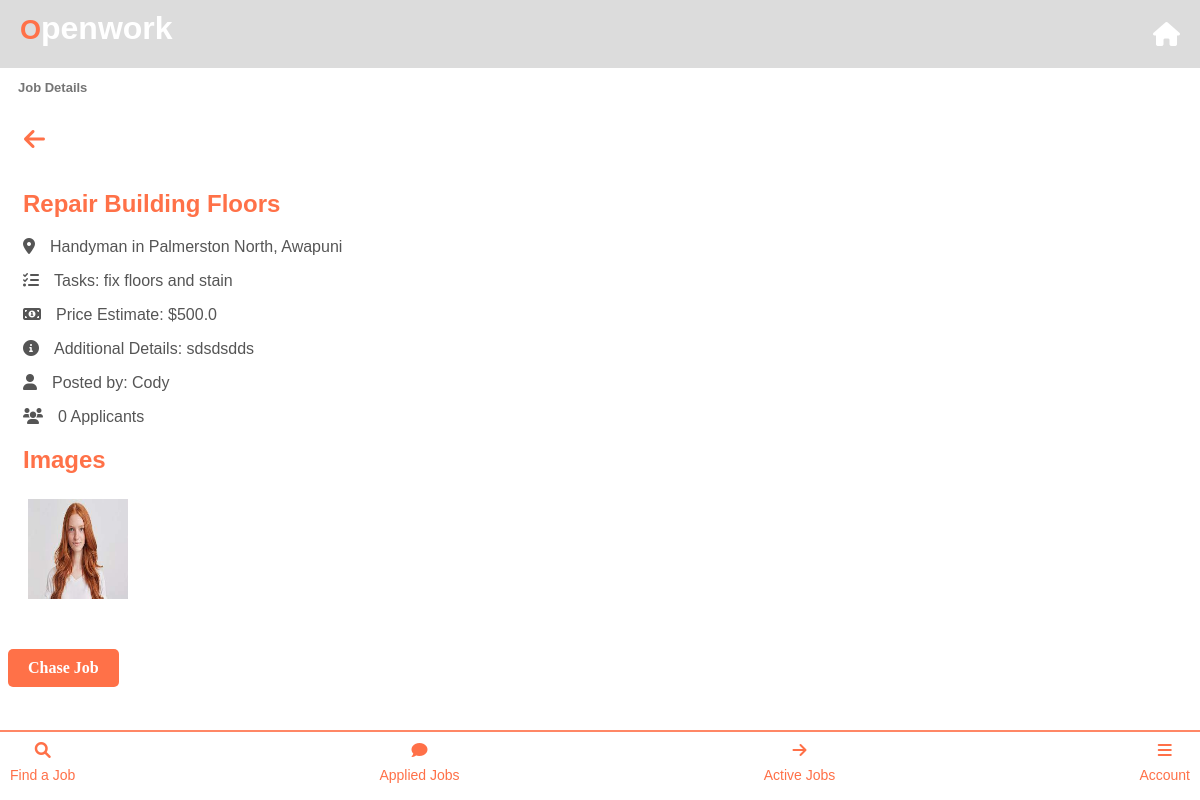
Screenshot of /display_jobs/1 (signed in) with the database file from the repository.
### app.py (models this page shows)
class Job(db.Model):
    id = db.Column(db.Integer, primary_key=True)
    job_name = db.Column(db.String(100), nullable=False)
    job_category = db.Column(db.String(100), nullable=False)
    location = db.Column(db.String(100), nullable=True)  # Add location column here
    city = db.Column(db.String(100), nullable=False)
    suburb = db.Column(db.String(100), nullable=False)
    tasks = db.Column(db.String(250), nullable=False)
    price_per_hour = db.Column(db.Float, nullable=False)
    image_paths = db.Column(db.String(255))
    additional_details = db.Column(db.String(250))
    date_created = db.Column(db.DateTime, default=datetime.utcnow)
    status = db.Column(db.String(20), default='open')  # 'open', 'applied', 'closed', etc.
    applicants = db.relationship('JobApplication', backref='job', lazy=True)
    accepted_user_id = db.Column(db.Integer, nullable=True)
    business_profile_id = db.Column(db.Integer, db.ForeignKey('business_profile.id'), nullable=False)
    payment_required = db.Column(db.Boolean, default=False)
    user_id = db.Column(db.Integer, db.ForeignKey('user.id'))  # Foreign key to User
    user = db.relationship('User', backref=db.backref('jobs', lazy=True))  # Relationship to User

class User(UserMixin, db.Model):
    id = db.Column(db.Integer, primary_key=True)
    user_type = db.Column(db.String(20), nullable=False, default='labourer')
    location = db.Column(db.String(100), nullable=False)
    email = db.Column(db.String(100), unique=True, nullable=False)
    password = db.Column(db.String(100), nullable=False)
    first_name = db.Column(db.String(50), nullable=True)  # Initially nullable
    last_name = db.Column(db.String(50), nullable=True)   # Initially nullable
    jobs_completed = db.Column(db.Integer, default=0)
    business_profile = db.relationship('BusinessProfile', backref='user', uselist=False)
    profile_image = db.relationship('UserProfileImage', backref='user', uselist=False)
    labourer_profile = db.relationship('LabourerProfile', backref='user', uselist=False)
    company_details = db.relationship('CompanyDetails', uselist=False)

### app.py (the view)
@app.route('/display_jobs/<int:job_id>')
@login_required
def display_jobs(job_id):
    job = Job.query.get_or_404(job_id)
    return render_template('display_job.html', job=job)

### app.py (called while the page is built)
@login_manager.user_loader
def load_user(user_id):
    return User.query.get(int(user_id))  # Load a user by ID

### templates/display_job.html (shortened to what this page needs)
<!DOCTYPE html>
<html lang="en">
  <head>
    <link
      rel="stylesheet"
      href="https://cdnjs.cloudflare.com/ajax/libs/font-awesome/6.0.0-beta3/css/all.min.css"
    />
    <link
      rel="stylesheet"
      href="{{ url_for('static', filename='labourer_home.css') }}"
    />
  </head>
  <body>
    {% extends 'base_labour.html' %} {% block title %}Job Details{% endblock %}
    {% block content %}
    <div class="info-container">
      <h1>Job Details</h1>
    </div>
    <button class="back-button" onclick="goBack()">
      <i class="fas fa-arrow-left"></i>
    </button>
    <div class="job-details-container">
      <h2>{{ job.job_name }}</h2>
      <p>
        <i class="fas fa-map-marker-alt icon"></i>{{ job.job_category }} in {{
        job.city }}, {{ job.suburb }}
      </p>
      <p><i class="fas fa-tasks icon"></i>Tasks: {{ job.tasks }}</p>
      <p>
        <i class="fas fa-money-bill-alt icon"></i>Price Estimate: ${{
        job.price_per_hour }}
      </p>
      <p>
        <i class="fas fa-info-circle icon"></i>Additional Details: {{
        job.additional_details }}
      </p>
      <p>
        <i class="fas fa-user icon"></i>Posted by: {{ job.user.first_name }}
      </p>
      <p>
        <i class="fas fa-users icon"></i>{{ job.applicants|length }} Applicants
      </p>
      {% if job.image_paths %}
      <h2>Images</h2>
      <div class="image-gallery">
        {% for image_filename in job.image_paths.split(',') %} {% set image_path
        = url_for('static', filename='profile_pics/' + image_filename) %}
        <img src="{{ image_path }}" alt="Job Image" />
        {% endfor %}
      </div>
      {% endif %}
    </div>
    {% if current_user.is_authenticated and current_user.id not in
    job.applicants|map(attribute='user_id') %}
    <a id="applybutton" href="{{ url_for('apply_for_job', job_id=job.id) }}"
      ><b>Chase Job</b></a
    >
    {% endif %}
    <br />
    <br />
    <br />
    <br />
    {% endblock %}

### static/labourer_home.css (style rules this page uses)
.info-container { background-color: #fff; margin-bottom: 20px; margin-left: 10px; }
.info-container h1 { color: #585858d3; font-size: small; }
h2 { color: #ff7148; }

### templates/display_job.html (style rules this page uses)
.job-details-container { padding: 15px; margin-bottom: 20px; }
.job-details-container h2 { color: #ff7148; font-family: Arial, Helvetica, sans-serif; }
.job-details-container p { color: #555; font-family: "Lucida Sans", "Lucida Sans Regular", "Lucida Grande", "Lucida Sans Unicode", Geneva, Verdana, sans-serif; }
.job-details-container .icon { margin-right: 15px; }
.back-button { font-size: 24px; color: #ff7148; margin-left: 10px; margin-top: 10px; text-decoration: none; border: none; background-color: #fff; cursor: pointer; }
#applybutton { background-color: #ff7148; color: white; border: none; padding: 10px 20px; cursor: pointer; border-radius: 5px; display: inline-block; margin: 10px 0; text-decoration: none; transition: background-color 0.3s ease; }
.image-gallery { display: flex; flex-wrap: wrap; justify-content: flex-start; }
.image-gallery img { width: 100px; height: 100px; margin: 5px; }

### templates/base_labour.html (style rules this page uses)
h1 { color: #ff7148; font-family: "Arial", sans-serif; margin-bottom: 10px; }
h1 { font-size: 24px; margin: 0; padding: 0; border-top-right-radius: ; }

### rows the page displays
Job: job_name "Repair Building Floors", job_category "Handyman", city "Palmerston North", suburb "Awapuni", tasks "fix floors and stain", price_per_hour "500.0", additional_details "sdsdsdds"
User: user.first_name "Cody"

### other values shown
{{ job.applicants|length }} "0"
